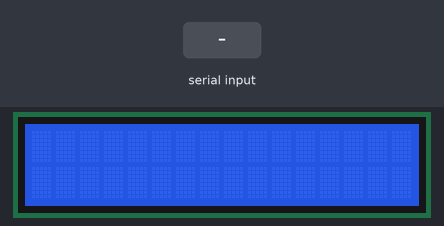
A sketch run on a simulated Arduino Uno, built with avr-gcc and run on an emulated ATmega328P. Parts: 16×2 character LCD. The test bench sets the inputs (shaded band). What the sketch prints to the serial monitor is not drawn.

Above: at 1.2 s.
1.3 s: "6" received over the second serial link
At 1.46 s:
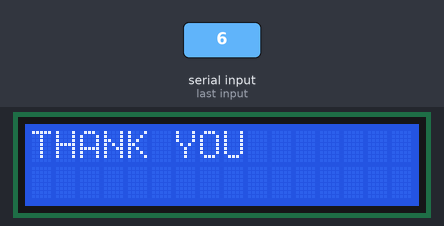
4.3 s: "2" received over the second serial link
At 4.51 s:
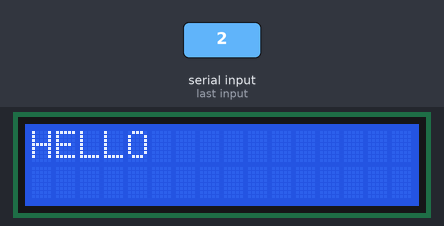
7.3 s: "1" received over the second serial link
At 8.2 s:
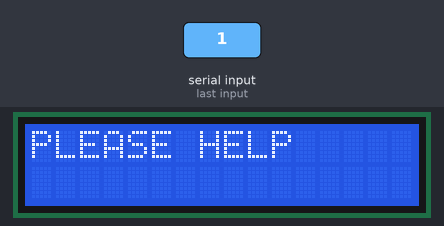
10.3 s: "3" received over the second serial link
At 11.3 s:
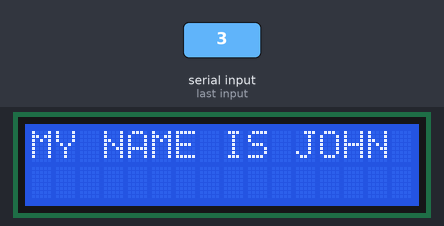
13.3 s: "4" received over the second serial link
At 13.9 s:
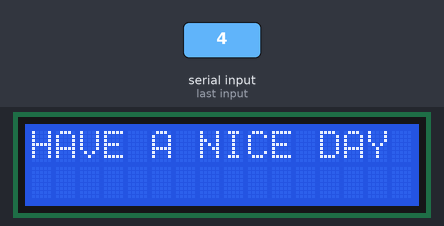
14.8 s: "5" received over the second serial link
At 14.97 s:
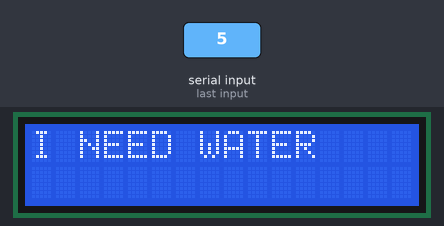
Timing chart, 0 to 17.8 s (numbered marks = the images above; inputs shaded):
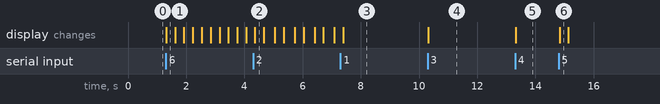

The sketch:

BL_LCD_code.ino
```cpp
#include<SoftwareSerial.h>
#include <LiquidCrystal_I2C.h>
LiquidCrystal_I2C lcd(0x27,16,2);

/* Create object named bt of the class SoftwareSerial */
SoftwareSerial bt(10,8); /* (Rx,Tx) */

int message;

void setup() {
  bt.begin(9600); /* Define baud rate for software serial communication */
  Serial.begin(9600); /* Define baud rate for serial communication */
  lcd.begin(16,2);//Defining 16 columns and 2 rows of lcd display
  lcd.backlight();//To Power ON the back light
}

void loop() {

    if (bt.available()) /* If data is available on serial port */
    {
   message=bt.read();
   Serial.println(message);

    }
    lcddisplay(message);
    delay(10);

}


void lcddisplay(int b)
{
  lcd.setCursor(0,0); //Defining positon to write from first row,first column .

  switch(b){
  case 49:lcd.print("PLEASE HELP");
  delay(10);//You can write 16 Characters per line .
  break;
  case 50:lcd.print("HELLO");
  delay(10);
  break;
  case 51:lcd.print("MY NAME IS JOHN");
  delay(10);
  break;
  case 52:lcd.print("HAVE A NICE DAY");
  delay(10);
  break;
  case 53:lcd.print("I NEED WATER");
  delay(10);
  break;
  case 54:lcd.print("THANK YOU");
  delay(10);
  break;
  case 55:lcd.print("waiting for command...");
  delay(10);
  break;
  }

  lcd.clear();//Clean the screen
  //delay(100);

}
```

Measured:
- after the input at 1.3 s, the display: changes at once (image 1)
- after the input at 4.3 s, the display: changes after 0.06 s (image 2)
- after the input at 7.3 s, the display: changes after 0.09 s (image 3)
- after the input at 10.3 s, the display: changes at once (image 4)
- after the input at 13.3 s, the display: changes at once (image 5)
- after the input at 14.8 s, the display: changes at once (image 6)
